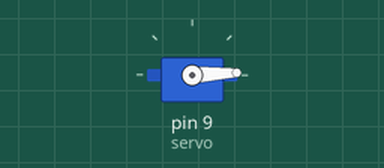
Recording of a sketch running on a simulated Arduino Uno, built with avr-gcc and run on an emulated ATmega328P. On the bench: servo.

Above: at 0.05 s.
At 0.9 s:
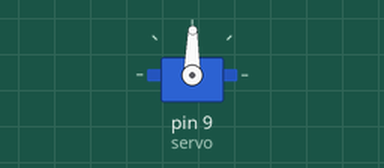
At 1.75 s:
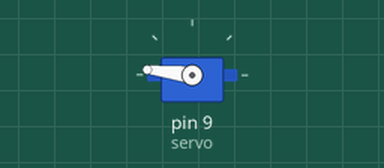
At 3.45 s:
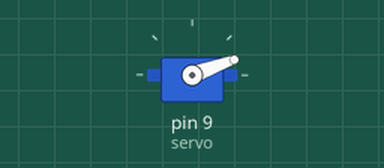
Timing chart, 0 to 8.4 s (numbered marks = the images above):
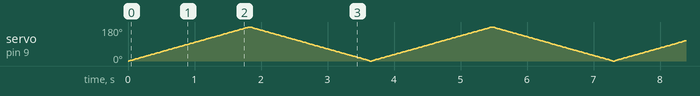

The sketch:

servos.ino
```cpp
#include <Servo.h>
Servo servo;
int pos;

void setup() {
  Serial.begin(9600);
  servo.attach(9);
}

void loop() {
  for(pos = 0; pos <= 180; pos++){
    servo.write(pos);
    //Serial.println(pos);
    delay(10);
  }
  for(pos = 180; pos >= 0; pos--){
    servo.write(pos);
    //Serial.println(pos);
    delay(10);
  }
}
```
